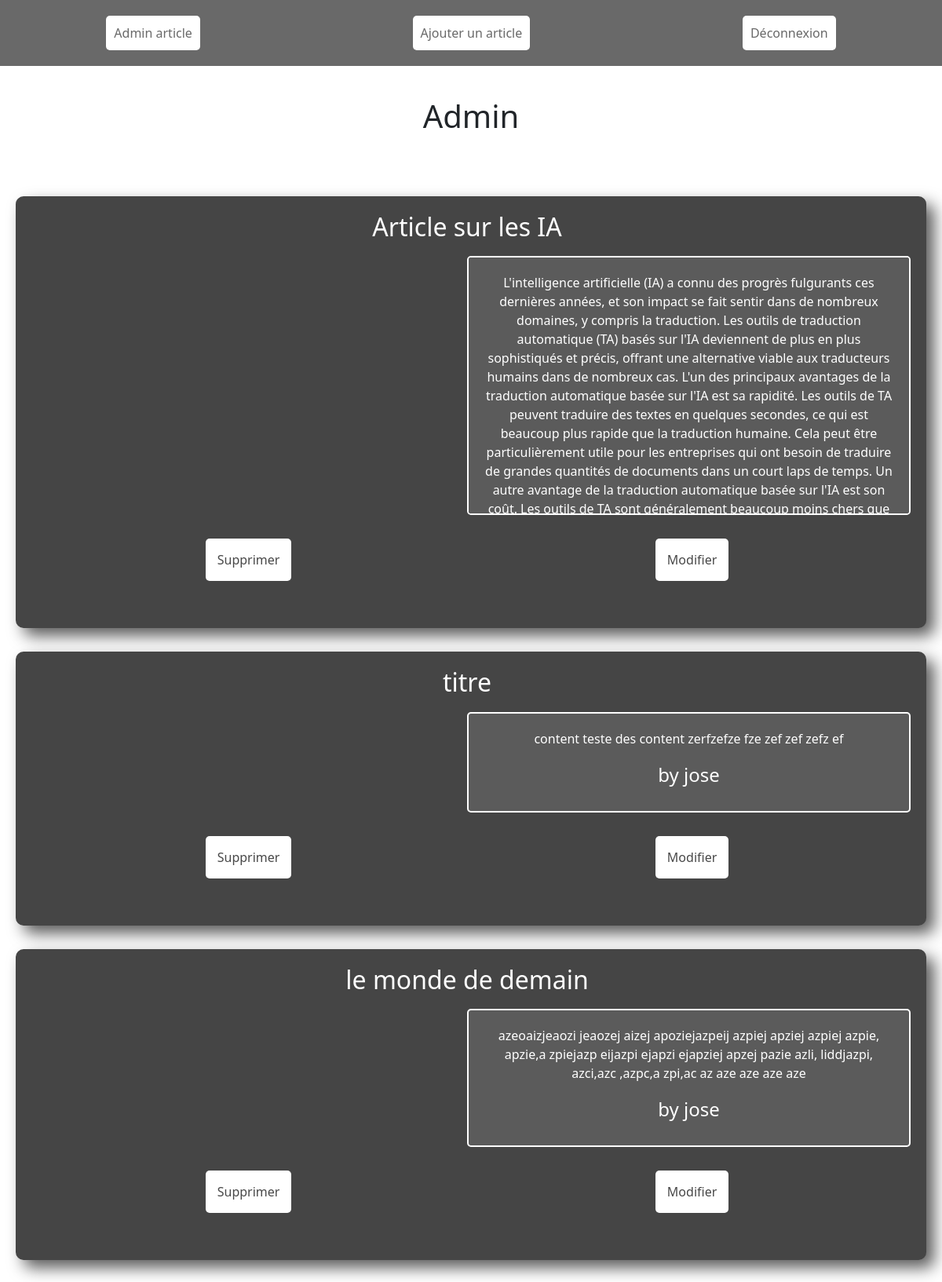
/admin/index.php (signed in), run on the app's committed database.
### tables this page shows
CREATE TABLE `annonce` (
  `id` int(11) NOT NULL,
  `imageUrl` varchar(250) DEFAULT NULL,
  `contenu` text NOT NULL,
  `titre` varchar(250) NOT NULL,
  `auteur` varchar(250) NOT NULL,
  `datePublication` datetime NOT NULL
);

### utils/databaseManager.php (called while the page is built, shortened)
<?php
function findAllArticles(PDO $pdo): array
{
    $query = $pdo->prepare('SELECT * FROM annonce');
     $query->execute();
     return $query->fetchAll();
}

### admin/index.php (the view, shortened to what this page needs)
<?php
$title = "Admin";
include("../block/headerAdmin.php");
require("../utils/databaseManager.php");
$pdo = connectDB();
$articles = findAllArticles($pdo);
?>
<main id="admin">
    <h1 class="text-center"><?php echo ($title ?? "Default Title") ?></h1>
    <section>
        <?php
            foreach ($articles as $value) {
        ?>
        <article>
            <h2> <?php echo $value["titre"] ?> </h2>
            <div style="max-height: 330px;" class="content_container">
                <div class="img_container">
                </div>
                <div class="text_container">
                    <p> <?php echo $value["contenu"] ?> </p>
                <legend> by <?php echo $value["auteur"] ?> </legend>
                </div>
            </div>
            <div class="admin-container">
                <a href="./deleteArticle.php?id=<?php echo $value["id"] ?>">Supprimer</a>
                <a href="./updateArticle.php?id=<?php echo $value["id"] ?>">Modifier</a>
            </div>
        </article>
        <?php
            }
        ?>
    </section>
</main>
<?php
include_once("../block/footer.php");
?>

### style.css (style rules this page uses)
body a { text-decoration: none; }
body main { padding: 20px 0; }
body main h1 { padding: 20px 0; }
body main section { width: 100vw; text-align: center; padding: 20px; }
body main section article { color: #fff; background-color: #454545; margin: 30px 0; padding: 10px 20px 30px 10px; border-radius: 10px; box-shadow: 10px 10px 20px #5b5b5b; }
body main section article h2 { padding: 10px 0; }
body main section article div.content_container { display: flex; }
body main section article div.content_container div.img_container { width: 50%; display: flex; justify-content: center; align-items: center; padding: 30px; }
body main section article div.content_container div.text_container { background-color: #5b5b5b; width: 50%; border-radius: 5px; border: 2px solid #ffffff; overflow: scroll; padding: 20px; }
body main#admin section article div.admin-container { padding: 10px 0; margin: 20px 0; display: flex; justify-content: space-around; }
body main#admin section article div.admin-container a { color: #484848; padding: 15px; background-color: #fff; border-radius: 5px; transition: all 0.4s ease-in-out; }

### data on the page
annonce: titre "Article sur les IA", contenu "L'intelligence artificielle (IA) a connu des progrès fulgurants ces dernières années, et son impact se fait sentir dans de nombreux domaines, y compris la traduction. Les outils de traduction automatique (TA) basés sur l'IA deviennent de plus en plus sophistiqués et précis, offrant une alternative viable aux traducteurs humains dans de nombreux cas. L'un des principaux avantages de la traduction automatique basée sur l'IA est sa rapidité. Les outils de TA peuvent traduire des textes en quelques secondes, ce qui est beaucoup plus rapide que la traduction humaine. Cela peut être particulièrement utile pour les entreprises qui ont besoin de traduire de grandes quantités de documents dans un…"
annonce: titre "titre", contenu "content teste des content zerfzefze fze zef zef zefz ef", auteur "jose"
annonce: titre "le monde de demain", contenu "azeoaizjeaozi jeaozej aizej apoziejazpeij azpiej apziej azpiej azpie, apzie,a zpiejazp eijazpi ejapzi ejapziej apzej pazie azli, liddjazpi, azci,azc ,azpc,a zpi,ac az aze aze aze aze", auteur "jose"

### other printed values
$title "Admin"
